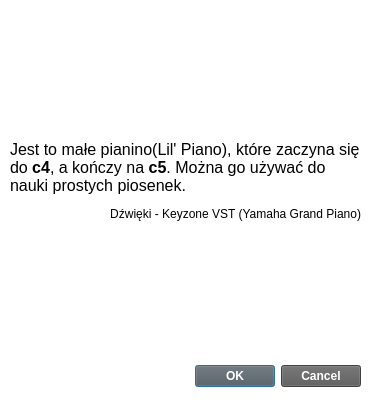
<?xml version="1.0" encoding="UTF-8"?>
<ui version="4.0">
 <class>Dialog2</class>
 <widget class="QDialog" name="Dialog2">
  <property name="geometry">
   <rect>
    <x>0</x>
    <y>0</y>
    <width>377</width>
    <height>403</height>
   </rect>
  </property>
  <property name="minimumSize">
   <size>
    <width>377</width>
    <height>403</height>
   </size>
  </property>
  <property name="maximumSize">
   <size>
    <width>377</width>
    <height>403</height>
   </size>
  </property>
  <property name="windowTitle">
   <string>O programie</string>
  </property>
  <property name="styleSheet">
   <string notr="true">background-color: rgb(255, 255, 255);
color: rgb(0, 0, 0);</string>
  </property>
  <widget class="QDialogButtonBox" name="buttonBox">
   <property name="geometry">
    <rect>
     <x>60</x>
     <y>360</y>
     <width>301</width>
     <height>32</height>
    </rect>
   </property>
   <property name="styleSheet">
    <string notr="true">background-color: rgb(89, 89, 89);
color: rgb(255, 255, 255);
font-weight:bold;</string>
   </property>
   <property name="orientation">
    <enum>Qt::Horizontal</enum>
   </property>
   <property name="standardButtons">
    <set>QDialogButtonBox::Cancel|QDialogButtonBox::Ok</set>
   </property>
  </widget>
  <widget class="QLabel" name="label">
   <property name="geometry">
    <rect>
     <x>10</x>
     <y>10</y>
     <width>351</width>
     <height>341</height>
    </rect>
   </property>
   <property name="styleSheet">
    <string notr="true"/>
   </property>
   <property name="text">
    <string notr="true">&lt;html&gt;&lt;head/&gt;&lt;body&gt;&lt;p&gt;&lt;span style=&quot; font-size:12pt;&quot;&gt;Jest to małe pianino(Lil' Piano), które zaczyna się do &lt;/span&gt;&lt;span style=&quot; font-size:12pt; font-weight:600;&quot;&gt;c4&lt;/span&gt;&lt;span style=&quot; font-size:12pt;&quot;&gt;, a kończy na &lt;/span&gt;&lt;span style=&quot; font-size:12pt; font-weight:600;&quot;&gt;c5&lt;/span&gt;&lt;span style=&quot; font-size:12pt;&quot;&gt;. Można go używać do nauki prostych piosenek.&lt;/span&gt;&lt;/p&gt;&lt;p&gt;&lt;img src=&quot;:/sounds/yamaha/qt_piano/yamaha/Piano.jpg&quot; width=&quot;200&quot; height=&quot;230&quot;/&gt;&lt;/p&gt;&lt;p align=&quot;right&quot;&gt;Dźwięki - Keyzone VST (Yamaha Grand Piano)&lt;/p&gt;&lt;/body&gt;&lt;/html&gt;</string>
   </property>
   <property name="wordWrap">
    <bool>true</bool>
   </property>
  </widget>
 </widget>
 <resources/>
 <connections>
  <connection>
   <sender>buttonBox</sender>
   <signal>accepted()</signal>
   <receiver>Dialog2</receiver>
   <slot>accept()</slot>
   <hints>
    <hint type="sourcelabel">
     <x>248</x>
     <y>254</y>
    </hint>
    <hint type="destinationlabel">
     <x>157</x>
     <y>274</y>
    </hint>
   </hints>
  </connection>
  <connection>
   <sender>buttonBox</sender>
   <signal>rejected()</signal>
   <receiver>Dialog2</receiver>
   <slot>reject()</slot>
   <hints>
    <hint type="sourcelabel">
     <x>316</x>
     <y>260</y>
    </hint>
    <hint type="destinationlabel">
     <x>286</x>
     <y>274</y>
    </hint>
   </hints>
  </connection>
 </connections>
</ui>
